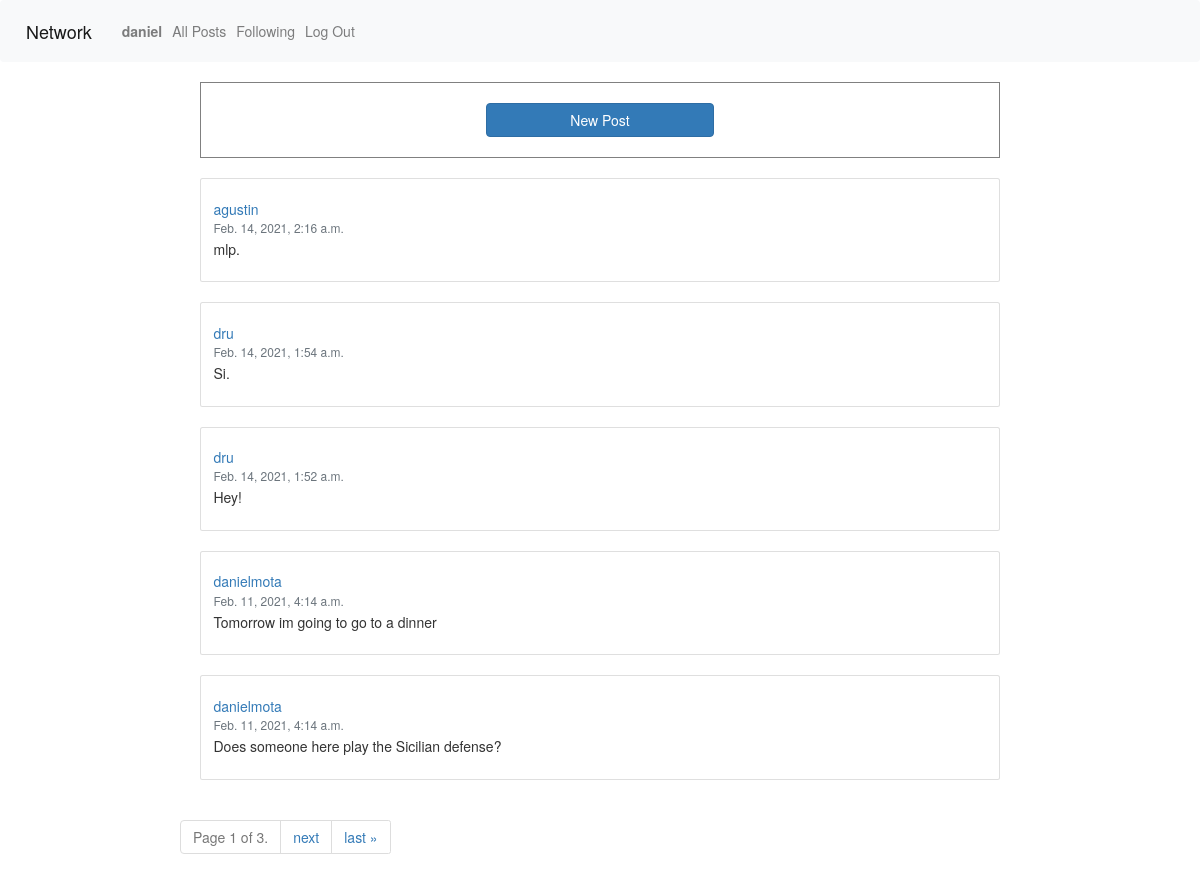
Screenshot of / (signed in) with the database file from the repository.
### network/models.py (models this page shows, shortened)
class User(AbstractUser):
    pass

class Post(models.Model):
    post = models.CharField(max_length=1000)
    poster = models.ForeignKey(User, on_delete=models.CASCADE, related_name="poster")
    likes = models.IntegerField(default=0)
    likers = models.ManyToManyField(User, related_name="likers")
    timestamp = models.DateTimeField(auto_now_add=True)

### network/views.py (the view)
# urls.py: path("", views.index, name="index"),
def index(request):
    posts = Post.objects.all().order_by('-timestamp')
    paginator = Paginator(posts, 5)
    pageNum = request.GET.get('page')
    page_obj = paginator.get_page(pageNum)
    return render(request, "network/index.html", {
        "page_obj": page_obj
    })

### network/templates/network/index.html (shortened to what this page needs)
{% extends "network/layout.html" %}
{% load static %}
{% block body %}
{% if profileUser %}
{% block profile %}
{% endblock %}
{% else %}
{% if user.is_authenticated %}
<div id="newPostContainer">
    <button id="newPostButton" class="btn btn-primary">New Post</button>
</div>
{% endif %}
{% endif %}
{% for post in page_obj %}
<div id="post" class="card">
    <div class="card-body">
        <a id="postUser" href="{% url 'profile' post.poster %}">
            <h5 class="card-title">{{ post.poster.username }}</h5>
        </a>
        <h6 id="postTime" class="card-subtitle mb-2 text-muted">{{ post.timestamp }}</h6>
        <p id="postText" class="card-text">{{ post.post }}</p>
    </div>
</div>
{% endfor %}
<nav aria-label="Page navigation">
    <ul class="pagination step-links">
        <li class="page-item disabled"><span class="current">
                Page {{ page_obj.number }} of {{ page_obj.paginator.num_pages }}.
            </span></li>
        {% if page_obj.has_next %}
        <li class="page-item"><a class="page-link" href="?page={{ page_obj.next_page_number }}">next</a></li>
        <li class="page-item"><a class="page-link" href="?page={{ page_obj.paginator.num_pages }}">last &raquo;</a></li>
        {% endif %}
    </ul>
</nav>
{% endblock %}

### network/templates/network/layout.html (shortened to what this page needs)
{% load static %}
<!DOCTYPE html>
<html lang="en">
<head>
    <link rel="stylesheet" href="https://stackpath.bootstrapcdn.com/bootstrap/4.4.1/css/bootstrap.min.css"
>
    <link rel="stylesheet" href="https://maxcdn.bootstrapcdn.com/bootstrap/3.3.7/css/bootstrap.min.css">
    <link href="{% static 'network/styles.css' %}" rel="stylesheet">
</head>
<body>
    <nav class="navbar navbar-expand-lg navbar-light bg-light">
        <a class="navbar-brand" href="#">Network</a>
        <div>
            <ul class="navbar-nav mr-auto">
                {% if user.is_authenticated %}
                <li class="nav-item">
                    <a class="nav-link" href="{% url 'profile' user.username %}"><strong>{{ user.username }}</strong></a>
                </li>
                {% endif %}
                <li class="nav-item">
                    <a class="nav-link" href="{% url 'index' %}">All Posts</a>
                </li>
                {% if user.is_authenticated %}
                <li class="nav-item">
                    <a class="nav-link" href="{% url 'following' %}">Following</a>
                </li>
                <li class="nav-item">
                    <a class="nav-link" href="{% url 'logout' %}">Log Out</a>
                </li>
                {% endif %}
            </ul>
        </div>
    </nav>
    <div class="body">
        {% block body %}
        {% endblock %}
    </div>
</body>
</html>

### network/static/network/styles.css (style rules this page uses)
.body { width: 70%; margin: auto; }
#newPostContainer { border: thin solid gray; margin: 20px; padding: 20px; }
#newPostButton { margin: auto; width: 30%; }
#post { margin: 20px; padding-top: 0px; }

### rows the page displays
User: username "daniel"
Post: poster.username "agustin", timestamp "Feb. 14, 2021, 2:16 a.m.", post "mlp."
Post: poster.username "dru", timestamp "Feb. 14, 2021, 1:54 a.m.", post "Si."
Post: poster.username "dru", timestamp "Feb. 14, 2021, 1:52 a.m.", post "Hey!"
Post: poster.username "danielmota", timestamp "Feb. 11, 2021, 4:14 a.m.", post "Tomorrow im going to go to a dinner"
Post: poster.username "danielmota", timestamp "Feb. 11, 2021, 4:14 a.m.", post "Does someone here play the Sicilian defense?"

### other values shown
{{ page_obj.number }} "1"
{{ page_obj.paginator.num_pages }} "3"
